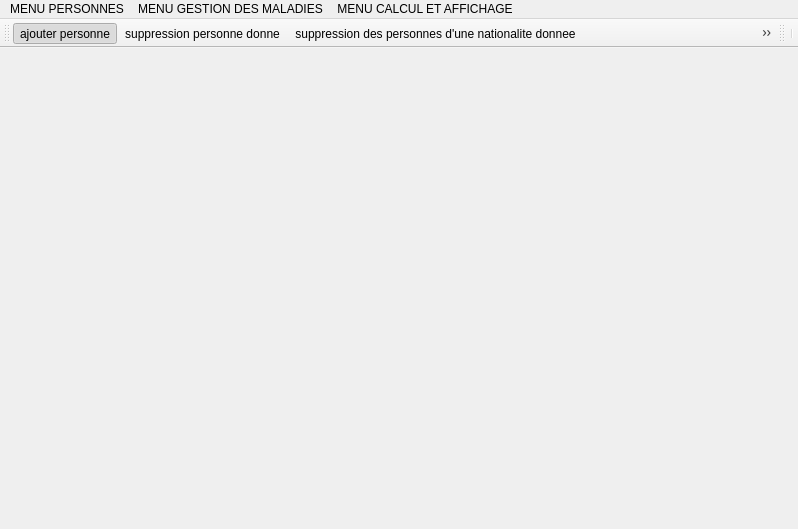
<?xml version="1.0" encoding="UTF-8"?>
<ui version="4.0">
 <class>win</class>
 <widget class="QMainWindow" name="win">
  <property name="geometry">
   <rect>
    <x>0</x>
    <y>0</y>
    <width>798</width>
    <height>529</height>
   </rect>
  </property>
  <property name="minimumSize">
   <size>
    <width>798</width>
    <height>334</height>
   </size>
  </property>
  <property name="windowTitle">
   <string>Gestion des personnes infectees par le virus CORONA</string>
  </property>
  <property name="windowOpacity">
   <double>1.000000000000000</double>
  </property>
  <property name="whatsThis">
   <string>&lt;html&gt;&lt;head/&gt;&lt;body&gt;&lt;p&gt;&lt;img src=&quot;:/icones/backgr.jfif&quot;/&gt;&lt;/p&gt;&lt;/body&gt;&lt;/html&gt;</string>
  </property>
  <property name="styleSheet">
   <string notr="true">#win &gt; #centralwidget{
	border-image: url(:/t1/corona.webp) 0 0 0 0 stretch stretch;
}
#win &gt; #centralwidget &gt; #widget{
	background-color: transparent;
}</string>
  </property>
  <property name="toolButtonStyle">
   <enum>Qt::ToolButtonIconOnly</enum>
  </property>
  <widget class="QWidget" name="centralwidget">
   <property name="autoFillBackground">
    <bool>false</bool>
   </property>
   <widget class="QWidget" name="widget" native="true">
    <property name="geometry">
     <rect>
      <x>-10</x>
      <y>0</y>
      <width>1111</width>
      <height>601</height>
     </rect>
    </property>
    <property name="minimumSize">
     <size>
      <width>1111</width>
      <height>601</height>
     </size>
    </property>
    <property name="autoFillBackground">
     <bool>false</bool>
    </property>
    <property name="styleSheet">
     <string notr="true"/>
    </property>
   </widget>
  </widget>
  <widget class="QMenuBar" name="menubar">
   <property name="geometry">
    <rect>
     <x>0</x>
     <y>0</y>
     <width>798</width>
     <height>26</height>
    </rect>
   </property>
   <widget class="QMenu" name="menumenu">
    <property name="title">
     <string>MENU PERSONNES</string>
    </property>
    <widget class="QMenu" name="menumise_a_jour_des_personnes">
     <property name="title">
      <string>mise a jour des personne</string>
     </property>
     <property name="icon">
      <iconset>
       <normaloff>modifier.png</normaloff>modifier.png</iconset>
     </property>
     <widget class="QMenu" name="actionsupp12">
      <property name="title">
       <string>supprimer personne</string>
      </property>
      <property name="icon">
       <iconset>
        <normaloff>supp.png</normaloff>supp.png</iconset>
      </property>
      <addaction name="actionsupp1"/>
      <addaction name="actionsupp2"/>
      <addaction name="actionsupp3"/>
     </widget>
     <widget class="QMenu" name="menumodifier_personne">
      <property name="title">
       <string>modifier personne</string>
      </property>
      <property name="icon">
       <iconset>
        <normaloff>mise a jour.png</normaloff>mise a jour.png</iconset>
      </property>
      <addaction name="actiontelephone"/>
      <addaction name="actionadresse"/>
     </widget>
     <addaction name="actionAjouter"/>
     <addaction name="actionsupp12"/>
     <addaction name="menumodifier_personne"/>
    </widget>
    <widget class="QMenu" name="actionaffiche">
     <property name="title">
      <string>recherche ,affichage</string>
     </property>
     <property name="icon">
      <iconset>
       <normaloff>recherche.png</normaloff>recherche.png</iconset>
     </property>
     <addaction name="actiondicper"/>
     <addaction name="action2_recherche_par_numero_telephone"/>
     <addaction name="action3_recherche_par_indicatif"/>
     <addaction name="action4_recherche_par_nationalite"/>
     <addaction name="action5_recherche_des_personnes_decedes"/>
     <addaction name="action6_recherche_des_personnes_non_decedes"/>
    </widget>
    <addaction name="menumise_a_jour_des_personnes"/>
    <addaction name="actionaffiche"/>
   </widget>
   <widget class="QMenu" name="menumenu_calcul_et_affichage">
    <property name="title">
     <string>MENU CALCUL ET AFFICHAGE</string>
    </property>
    <addaction name="actionafficher_par_nationalite"/>
    <addaction name="actionpersonne_en_quarantaine"/>
    <addaction name="actionpersonnes_decedes"/>
    <addaction name="actionpersonnes_a_risque"/>
   </widget>
   <widget class="QMenu" name="menuGestion_des_maladie">
    <property name="title">
     <string>MENU GESTION DES MALADIES</string>
    </property>
    <widget class="QMenu" name="menumise_a_jour">
     <property name="title">
      <string>mise a jour</string>
     </property>
     <property name="icon">
      <iconset>
       <normaloff>homemaladie.png</normaloff>homemaladie.png</iconset>
     </property>
     <widget class="QMenu" name="menumodifier_les_donnees_d_une_maladie">
      <property name="title">
       <string>modifier les donnees d'une maladie</string>
      </property>
      <addaction name="actiontfgbhy"/>
      <addaction name="actionmodifier_decede"/>
     </widget>
     <addaction name="actionajoutm_2"/>
     <addaction name="actionsupprimer_une_maladie_2"/>
     <addaction name="menumodifier_les_donnees_d_une_maladie"/>
    </widget>
    <widget class="QMenu" name="menurecherche_affichage">
     <property name="title">
      <string>recherche,affichage</string>
     </property>
     <property name="icon">
      <iconset>
       <normaloff>rechmaladie.png</normaloff>rechmaladie.png</iconset>
     </property>
     <addaction name="actioncontenu_du_dictionnaire_maladies_2"/>
     <addaction name="actionrecherche_par_une_maladie"/>
     <addaction name="actionrecherche_maladie_d_une_personne"/>
     <addaction name="actionrecherche_le_pourcentage_de_chaque_maladie_2"/>
    </widget>
    <addaction name="menumise_a_jour"/>
    <addaction name="menurecherche_affichage"/>
   </widget>
   <addaction name="menumenu"/>
   <addaction name="menuGestion_des_maladie"/>
   <addaction name="menumenu_calcul_et_affichage"/>
  </widget>
  <widget class="QToolBar" name="toolBar">
   <property name="windowTitle">
    <string>toolBar</string>
   </property>
   <attribute name="toolBarArea">
    <enum>TopToolBarArea</enum>
   </attribute>
   <attribute name="toolBarBreak">
    <bool>false</bool>
   </attribute>
   <addaction name="actionAjouter"/>
   <addaction name="actionsupp1"/>
   <addaction name="actionsupp2"/>
   <addaction name="actionsupp3"/>
  </widget>
  <widget class="QToolBar" name="toolBar_2">
   <property name="windowTitle">
    <string>toolBar_2</string>
   </property>
   <attribute name="toolBarArea">
    <enum>TopToolBarArea</enum>
   </attribute>
   <attribute name="toolBarBreak">
    <bool>false</bool>
   </attribute>
   <addaction name="separator"/>
  </widget>
  <action name="actionAjouter">
   <property name="checkable">
    <bool>true</bool>
   </property>
   <property name="checked">
    <bool>true</bool>
   </property>
   <property name="icon">
    <iconset>
     <normaloff>ajouter.png</normaloff>ajouter.png</iconset>
   </property>
   <property name="text">
    <string>ajouter personne</string>
   </property>
  </action>
  <action name="actionsupp1">
   <property name="icon">
    <iconset>
     <normaloff>supppersonne.png</normaloff>supppersonne.png</iconset>
   </property>
   <property name="text">
    <string>suppression personne donne</string>
   </property>
  </action>
  <action name="actionsupp2">
   <property name="icon">
    <iconset>
     <normaloff>suppppnatttionnnnaliteee.png</normaloff>suppppnatttionnnnaliteee.png</iconset>
   </property>
   <property name="text">
    <string>suppression des personnes d'une nationalite donnee</string>
   </property>
  </action>
  <action name="actionsupp3">
   <property name="icon">
    <iconset>
     <normaloff>supptell.png</normaloff>supptell.png</iconset>
   </property>
   <property name="text">
    <string>suppression des personnes d'un indicatif donne (telephone)</string>
   </property>
  </action>
  <action name="actiontelephone">
   <property name="icon">
    <iconset>
     <normaloff>supptell.png</normaloff>supptell.png</iconset>
   </property>
   <property name="text">
    <string>telephone</string>
   </property>
  </action>
  <action name="actionadresse">
   <property name="icon">
    <iconset>
     <normaloff>adresse.png</normaloff>adresse.png</iconset>
   </property>
   <property name="text">
    <string>adresse</string>
   </property>
  </action>
  <action name="actiondicper">
   <property name="icon">
    <iconset>
     <normaloff>engtouttt.png</normaloff>engtouttt.png</iconset>
   </property>
   <property name="text">
    <string>1-contenu du dictionnaire personne</string>
   </property>
  </action>
  <action name="action2_recherche_par_numero_telephone">
   <property name="icon">
    <iconset>
     <normaloff>rechtel.png</normaloff>rechtel.png</iconset>
   </property>
   <property name="text">
    <string>2-recherche par numero telephone</string>
   </property>
  </action>
  <action name="action3_recherche_par_indicatif">
   <property name="icon">
    <iconset>
     <normaloff>rechindi.png</normaloff>rechindi.png</iconset>
   </property>
   <property name="text">
    <string>3-recherche par indicatif</string>
   </property>
  </action>
  <action name="action4_recherche_par_nationalite">
   <property name="icon">
    <iconset>
     <normaloff>rechnat.png</normaloff>rechnat.png</iconset>
   </property>
   <property name="text">
    <string>4-recherche par nationalite</string>
   </property>
  </action>
  <action name="action5_recherche_des_personnes_decedes">
   <property name="icon">
    <iconset>
     <normaloff>decede.png</normaloff>decede.png</iconset>
   </property>
   <property name="text">
    <string>5-recherche des personnes decedes</string>
   </property>
  </action>
  <action name="action6_recherche_des_personnes_non_decedes">
   <property name="icon">
    <iconset>
     <normaloff>non dec.png</normaloff>non dec.png</iconset>
   </property>
   <property name="text">
    <string>6-recherche des personnes non decedes</string>
   </property>
  </action>
  <action name="actionajoutm">
   <property name="icon">
    <iconset resource="resources.qrc">
     <normaloff>:/icones/ajoutermaladie.png</normaloff>:/icones/ajoutermaladie.png</iconset>
   </property>
   <property name="text">
    <string>ajouter une nouvelle maladie</string>
   </property>
  </action>
  <action name="actionsupprimer_une_maladie">
   <property name="text">
    <string>supprimer une maladie</string>
   </property>
  </action>
  <action name="actionnombre_d_annee">
   <property name="text">
    <string>nombre d'annee</string>
   </property>
  </action>
  <action name="actionmodifier_deces">
   <property name="text">
    <string>modifier deces</string>
   </property>
  </action>
  <action name="actioncontenu_du_dictionnaire_maladies">
   <property name="text">
    <string>contenu du dictionnaire maladies</string>
   </property>
  </action>
  <action name="actionrecherche_par_maladie">
   <property name="text">
    <string>recherche par maladie</string>
   </property>
  </action>
  <action name="actionrecherche_maladies_d_une_personne">
   <property name="icon">
    <iconset resource="resources.qrc">
     <normaloff>:/icones/recherche.png</normaloff>:/icones/recherche.png</iconset>
   </property>
   <property name="text">
    <string>recherche maladies d'une personne</string>
   </property>
  </action>
  <action name="actionrecherche_le_pourcentage_de_chaque_maladie">
   <property name="text">
    <string>recherche le pourcentage de chaque maladie</string>
   </property>
  </action>
  <action name="actionrecherche_maladie_de_chaque_personne">
   <property name="text">
    <string>recherche maladie de chaque personne</string>
   </property>
  </action>
  <action name="actionafficher_par_nationalite">
   <property name="text">
    <string>afficher par nationalite</string>
   </property>
  </action>
  <action name="actionpersonne_en_quarantaine">
   <property name="text">
    <string>personne en quarantaine</string>
   </property>
  </action>
  <action name="actionpersonnes_decedes">
   <property name="text">
    <string>personnes decedes</string>
   </property>
  </action>
  <action name="actionpersonnes_a_risque">
   <property name="text">
    <string>personnes a risque</string>
   </property>
  </action>
  <action name="actionenregistrement_fichier_personnes">
   <property name="text">
    <string>enregistrement fichier personnes</string>
   </property>
  </action>
  <action name="actionrecuperation_fichier_personnes">
   <property name="text">
    <string>recuperation fichier personnes</string>
   </property>
  </action>
  <action name="actionenregistrement_fichier_maladies">
   <property name="text">
    <string>enregistrement fichier maladies</string>
   </property>
  </action>
  <action name="actionrecuperation_fichier_maladies">
   <property name="text">
    <string>recuperation fichier maladies</string>
   </property>
  </action>
  <action name="actionajoutm_2">
   <property name="icon">
    <iconset>
     <normaloff>ajoutermaladie.png</normaloff>ajoutermaladie.png</iconset>
   </property>
   <property name="text">
    <string>ajouter une nouvelle maladie</string>
   </property>
  </action>
  <action name="actionsupprimer_une_maladie_2">
   <property name="icon">
    <iconset>
     <normaloff>supp22.png</normaloff>supp22.png</iconset>
   </property>
   <property name="text">
    <string>supprimer une maladie</string>
   </property>
  </action>
  <action name="actioncontenu_du_dictionnaire_maladies_2">
   <property name="icon">
    <iconset>
     <normaloff>rechmaladie.png</normaloff>rechmaladie.png</iconset>
   </property>
   <property name="text">
    <string>contenu du dictionnaire maladies</string>
   </property>
  </action>
  <action name="actionrecherche_par_une_maladie">
   <property name="text">
    <string>recherche par une maladie</string>
   </property>
  </action>
  <action name="actionrecherche_maladie_d_une_personne">
   <property name="text">
    <string>recherche maladie d'une personne</string>
   </property>
  </action>
  <action name="actionrecherche_le_pourcentage_de_chaque_maladie_2">
   <property name="text">
    <string>recherche le pourcentage de chaque maladie</string>
   </property>
  </action>
  <action name="actionrecherche_maladies_de_chaque_personne">
   <property name="text">
    <string>recherche maladies de chaque personne</string>
   </property>
  </action>
  <action name="actionnombre_d_annees">
   <property name="text">
    <string>nombre d'annees</string>
   </property>
  </action>
  <action name="actiontfgbhy">
   <property name="text">
    <string>nombre d'annee</string>
   </property>
  </action>
  <action name="actionmodifier_decede">
   <property name="text">
    <string>modifier decede</string>
   </property>
  </action>
 </widget>
 <resources>
  <include location="resources.qrc"/>
  <include location="ressource3/resources2.qrc"/>
  <include location="test.qrc"/>
  <include location="resourcee.qrc"/>
 </resources>
 <connections/>
 <slots>
  <slot>slot1()</slot>
 </slots>
</ui>
